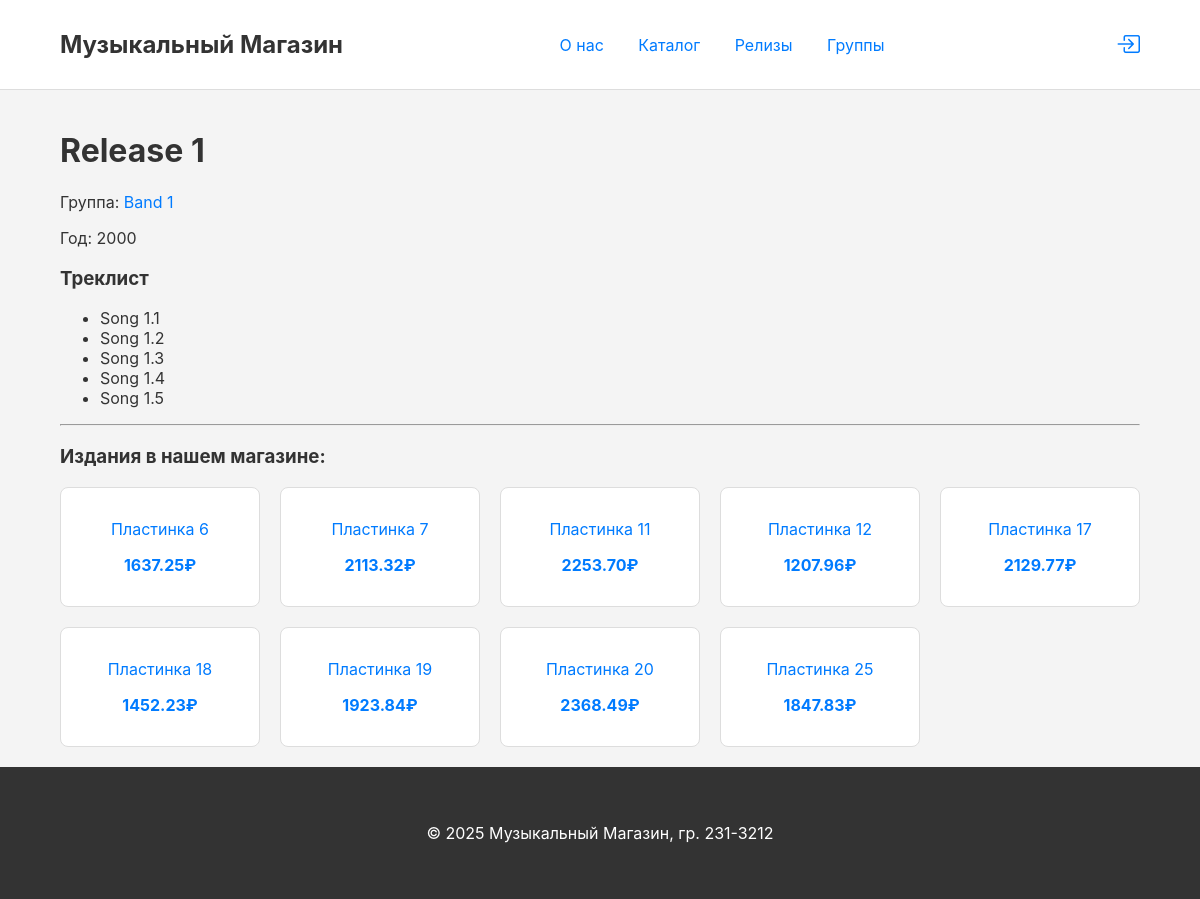
The page /release/1 on the database its author committed.
### app/models.py (models this page shows)
class Release(db.Model):
    __tablename__ = 'releases'
    id = db.Column(db.Integer, primary_key=True)
    title = db.Column(db.String(255), nullable=False)
    release_year = db.Column(db.Integer)
    cover_image_url = db.Column(db.String(255))
    band_id = db.Column(db.Integer, db.ForeignKey('bands.id'), nullable=False)
    records = db.relationship('Record', backref='release', lazy='dynamic')
    compositions = db.relationship('Composition', secondary=release_compositions, back_populates='releases')

class Band(db.Model):
    __tablename__ = 'bands'
    id = db.Column(db.Integer, primary_key=True)
    name = db.Column(db.String(150), nullable=False)
    bio = db.Column(db.Text)
    genre_id = db.Column(db.Integer, db.ForeignKey('genres.id'))
    members = db.relationship('Artist', secondary=band_members, back_populates='bands')
    compositions = db.relationship('Composition', backref='author_band', lazy='dynamic')
    releases = db.relationship('Release', backref='band', lazy='dynamic')

class Composition(db.Model):
    __tablename__ = 'compositions'
    id = db.Column(db.Integer, primary_key=True)
    title = db.Column(db.String(255), nullable=False)
    duration = db.Column(db.Integer)
    author_band_id = db.Column(db.Integer, db.ForeignKey('bands.id'), nullable=False)
    releases = db.relationship('Release', secondary=release_compositions, back_populates='compositions')

class Record(db.Model):
    __tablename__ = 'records'
    id = db.Column(db.Integer, primary_key=True)
    title = db.Column(db.String(255), nullable=False)
    release_year = db.Column(db.Integer)
    price = db.Column(db.Numeric(10, 2), nullable=False)
    stock_quantity = db.Column(db.Integer, nullable=False, default=0)
    description = db.Column(db.Text)
    cover_image_url = db.Column(db.String(255))
    record_type = db.Column(db.String(45))
    release_id = db.Column(db.Integer, db.ForeignKey('releases.id'), nullable=False)
    manufacturer_profile_id = db.Column(db.Integer, db.ForeignKey('manufacturer_profiles.id'), nullable=False)

### app/routes.py (the view)
@app.route('/release/<int:id>')
def release_detail(id):
    release = Release.query.get_or_404(id)
    return render_template('release_detail.html', title=release.title, release=release)

### app/templates/release_detail.html
{% extends "base.html" %}
{% block content %}
<h1>{{ release.title }}</h1>
<p>Группа: <a href="{{ url_for('band_detail', id=release.band.id) }}">{{ release.band.name }}</a></p>
<p>Год: {{ release.release_year }}</p>
<h3>Треклист</h3>
<ul>
{% for comp in release.compositions %}
    <li>{{ comp.title }}</li>
{% endfor %}
</ul>
<hr>
<h3>Издания в нашем магазине:</h3>
<div class="catalog-grid">
    {% for record in release.records %}
        <div class="record-card">
             <a href="{{ url_for('record_detail', id=record.id) }}">
                <p>{{ record.title }}</p>
                <p><strong>{{ record.price }}₽</strong></p>
             </a>
        </div>
    {% endfor %}
</div>
{% endblock %}

### app/static/css/style.css (style rules this page uses)
body { font-family: -apple-system, BlinkMacSystemFont, "Segoe UI", Roboto, "Helvetica Neue", Arial, sans-serif; margin: 0; background-color: #f4f4f4; color: #333; display: flex; flex-direction: column; min-height: 100vh; }
a { color: #007bff; text-decoration: none; }
.catalog-grid { display: grid; grid-template-columns: repeat(auto-fill, minmax(200px, 1fr)); gap: 20px; }
.record-card { background: #fff; border: 1px solid #ddd; border-radius: 8px; padding: 15px; text-align: center; transition: box-shadow 0.3s ease; }

### rows shown on the page
Release: title "Release 1", release_year "2000"
Band: band.name "Band 1"
Composition: title "Song 1.1"
Composition: title "Song 1.2"
Composition: title "Song 1.3"
Composition: title "Song 1.4"
Composition: title "Song 1.5"
Record: title "Пластинка 6", price "1637.25"
Record: title "Пластинка 7", price "2113.32"
Record: title "Пластинка 11", price "2253.70"
Record: title "Пластинка 12", price "1207.96"
Record: title "Пластинка 17", price "2129.77"
Record: title "Пластинка 18", price "1452.23"
Record: title "Пластинка 19", price "1923.84"
Record: title "Пластинка 20", price "2368.49"
Record: title "Пластинка 25", price "1847.83"
